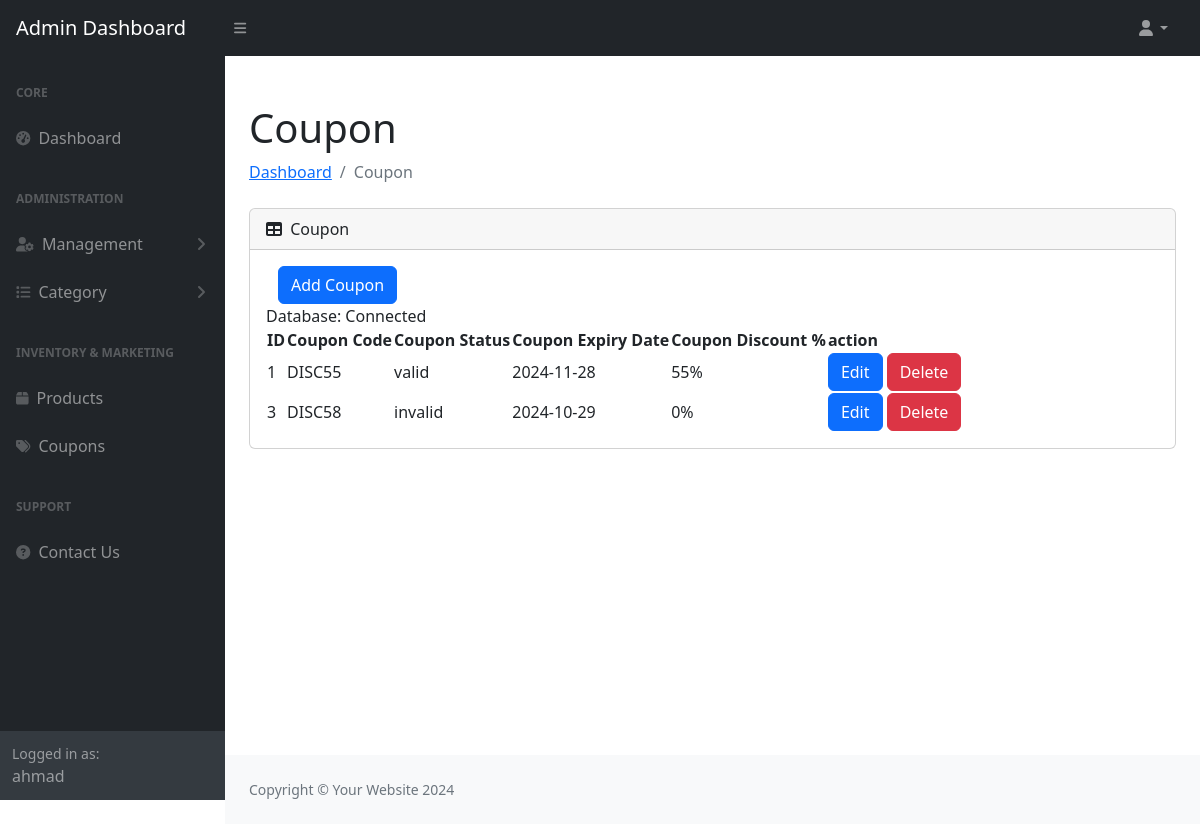
/admin_dashboard/pages/coupon.php (signed in), run on the app's committed database.
### tables this page shows
CREATE TABLE `coupon` (
  `id` int(11) NOT NULL,
  `code` varchar(50) NOT NULL,
  `status` enum('valid','invalid') NOT NULL,
  `expiry_date` date NOT NULL,
  `discount_percentage` int(3) NOT NULL,
  `deleted` tinyint(1) NOT NULL DEFAULT 0
);

### admin_dashboard/connection/conn.php (called while the page is built, shortened)
<?php
class Connection {
    protected $server = "localhost";
    protected $username = "root";
    protected $password = "";
    protected $dbname = "ecommerce_db";
    public function connect() {
        try {
            $this->dsn = "mysql:host=$this->server;dbname=$this->dbname";
            $this->dbconnection = new PDO($this->dsn, $this->username, $this->password);
        } catch (PDOException $error) {
            echo $error;
        }
    }
}
?>

### admin_dashboard/controllers/coupon_control.php (the view, shortened to what this page needs)
<?php
require_once("../connection/conn.php");
class CRUD extends connection {
    public function readData() {
        $query = "SELECT * FROM `coupon` WHERE deleted = 'false'";
        $coupons = $this->dbconnection->query($query);
        if ($coupons->rowCount() == 0) {
            echo ("empty table");
        } else {
            foreach ($coupons as $coupon) {
                echo "<tr>
                        <td>$coupon[id]</td>
                        <td>$coupon[code]</td>
                        <td>$coupon[status]</td>
                        <td>$coupon[expiry_date]</td>
                        <td>$coupon[discount_percentage]%</td>
                        <td>
                            <a href='#' class='btn btn-primary' data-bs-toggle='modal' data-bs-target='#editModal-$coupon[id]'>Edit</a>
                            <a href='#' class='btn btn-danger' data-bs-toggle='modal' data-bs-target='#deleteModal-$coupon[id]'>Delete</a>
                        </td>
                    </tr>";
            }
        }
    }
}
?>

### data on the page
coupon: id "1", code "DISC55", status "valid", expiry_date "2024-11-28", discount_percentage "55"
coupon: id "3", code "DISC58", status "invalid", expiry_date "2024-10-29", discount_percentage "0"

### other printed values
$_SESSION['email'] "ahmad2433@gmail.com"
$_SESSION['user_name'] "ahmad"
